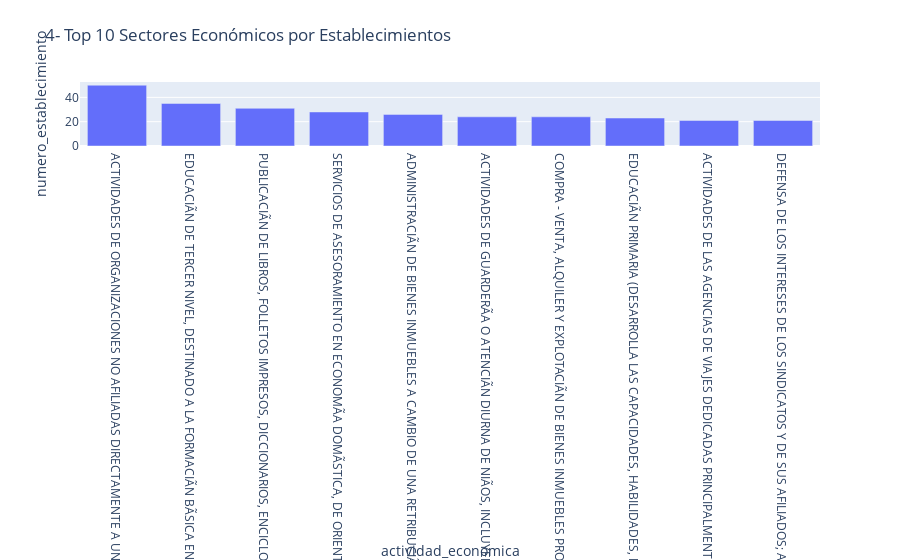

The notebook cell this image was saved under:
### Code cell
#VAMOS CON LAS GRAFICAS.
import plotly.express as px

sectores = df.groupby('actividad_economica')['numero_establecimiento'].sum().nlargest(10).reset_index()

fig = px.bar(sectores, x='actividad_economica', y='numero_establecimiento', 
             title='4- Top 10 Sectores Económicos por Establecimientos')
fig.show()


#Esto cde aquí representan los sectores en la que cada establecimiento
#Inico actividades.

#Un ejemplom hay 31 establecimientos que inicieron sus operaciones en el
#sector de Publicacion de Libros, osea, editoriales.

### Figure 1 — Plotly figure (JSON) as saved in the notebook; plotly's stock layout.template omitted (floating-point values rounded to 4 significant figures)
{"data": [{"alignmentgroup": "True", "hovertemplate": "actividad_economica=%{x}<br>numero_establecimiento=%{y}<extra></extra>", "legendgroup": "", "marker": {"color": "#636efa", "pattern": {"shape": ""}}, "name": "", "offsetgroup": "", "orientation": "v", "showlegend": false, "textposition": "auto", "type": "bar", "x": ["ACTIVIDADES DE ORGANIZACIONES NO AFILIADAS DIRECTAMENTE A UN PARTIDO POLÃTICO QUE PROMUEVEN UNA CAUSA O CUESTIÃN PÃBLICA MEDIANTE CAMPAÃAS DE EDUCACIÃN DEL PÃBLICO, INFLUENCIA POLÃTICA, RECAUDACIÃN DE FONDOS, ETCÃTERA; COMO INICIATIVAS CIUDADANAS Y MOVIMIENTOS DE PROTESTA; ACTIVIDADES DE MOVIMIENTOS AMBIENTALISTAS O ECOLOGISTA; ACTIVIDADES DE ORGANIZACIONES DE APOYO A SERVICIOS COMUNITARIOS Y EDUCATIVOS N.C.P.; ACTIVIDADES DE ORGANIZACIONES PARA LA PROTECCIÃN Y DEL ADELANTO DE GRUPOS ESPECIALES; POR EJEMPLO, GRUPOS ÃTNICOS Y MINORITARIOS Y ACTIVIDADES DE ASOCIACIONES CON FINES PATRIÃTICOS, INCLUIDAS ASOCIACIONES DE VETERANOS DE GUERRA.", "EDUCACIÃN DE TERCER NIVEL, DESTINADO A LA FORMACIÃN BÃSICA EN UNA DISCIPLINA O A LA CAPACITACIÃN PARA EL EJERCICIO DE UNA PROFESIÃN. CORRESPONDEN A ESTE NIVEL EL GRADO DE LICENCIADO Y LOS TÃTULOS PROFESIONALES UNIVERSITARIOS O POLITÃCNICOS, QUE SON EQUIVALENTES, INCLUIDO LAS ACTIVIDADES DE ESCUELAS DE ARTES INTERPRETATIVAS QUE IMPARTEN ENSEÃANZA SUPERIOR.", "PUBLICACIÃN DE LIBROS, FOLLETOS IMPRESOS, DICCIONARIOS, ENCICLOPEDIAS Y SIMILARES, ATLAS, MAPAS Y PLANOS. INCLUYE LA VENTA DE ESPACIOS PUBLICITARIOS.", "SERVICIOS DE ASESORAMIENTO EN ECONOMÃA DOMÃSTICA, DE ORIENTACIÃN MATRIMONIAL Y FAMILIAR, ASESORAMIENTO EN CUESTIONES CREDITICIAS Y DE DEUDA, ACTIVIDADES COMUNITARIAS Y VECINALES Y ACTIVIDADES DE REHABILITACIÃN Y HABILITACIÃN PROFESIONAL PARA PERSONAS DESEMPLEADAS, SIEMPRE QUE EL COMPONENTE DE EDUCACIÃN SEA LIMITADO.", "ADMINISTRACIÃN DE BIENES INMUEBLES A CAMBIO DE UNA RETRIBUCIÃN O POR CONTRATO.", "ACTIVIDADES DE GUARDERÃA O ATENCIÃN DIURNA DE NIÃOS, INCLUYENDO EL CUIDADO DIURNO DE NIÃOS CON DISCAPACIDAD.", "COMPRA - VENTA, ALQUILER Y EXPLOTACIÃN DE BIENES INMUEBLES PROPIOS O ARRENDADOS, COMO: EDIFICIOS DE APARTAMENTOS Y VIVIENDAS; EDIFICIOS NO RESIDENCIALES, INCLUSO SALAS DE EXPOSICIONES; INSTALACIONES PARA ALMACENAJE, CENTROS COMERCIALES Y TERRENOS; INCLUYE EL ALQUILER DE CASAS Y APARTAMENTOS AMUEBLADOS O SIN AMUEBLAR POR PERÃODOS LARGOS, EN GENERAL POR MESES O POR AÃOS.", "EDUCACIÃN PRIMARIA (DESARROLLA LAS CAPACIDADES, HABILIDADES, DESTREZAS Y COMPETENCIAS DE LAS NIÃAS, NIÃOS Y ADOLESCENTES, ESTÃ COMPUESTA POR SIETE AÃOS DE ESTUDIOS, COMPRENDE EL IMPARTIR FORMACIÃN ACADÃMICA Y OTRAS TAREAS RELACIONADAS A LOS ESTUDIANTES DE PRIMERO HASTA SÃPTIMO DE BÃSICA, QUE PROPORCIONAN UNA SÃLIDA EDUCACIÃN PARA LECTURA, ESCRITURA Y MATEMÃTICAS, ASÃ COMO UN NIVEL ELEMENTAL DE COMPRENSIÃN DE DISCIPLINAS COMO: HISTORIA, GEOGRAFÃA, CIENCIAS, ETCÃTERA; PUEDE SER PROVISTA EN SALONES DE CLASES O A TRAVÃS DE RADIO, TELEVISIÃN, INTERNET, CORRESPONDENCIA O EN EL HOGAR, INCLUYE LAS ACTIVIDADES DE ESCUELAS UNIDOCENTES).", "ACTIVIDADES DE LAS AGENCIAS DE VIAJES DEDICADAS PRINCIPALMENTE A VENDER SERVICIOS DE VIAJES, DE VIAJES ORGANIZADOS, DE TRANSPORTE Y DE ALOJAMIENTO, AL POR MAYOR O AL POR MENOR, AL PÃBLICO EN GENERAL Y A CLIENTES COMERCIALES.", "DEFENSA DE LOS INTERESES DE LOS SINDICATOS Y DE SUS AFILIADOS; ACTIVIDADES DE ASOCIACIONES CUYOS AFILIADOS SON EMPLEADOS INTERESADOS PRINCIPALMENTE EN DAR A CONOCER SUS OPINIONES SOBRE LA SITUACIÃN LABORAL Y SALARIAL Y EN TOMAR MEDIDAS CONCERTADAS POR CONDUCTO DE SU ORGANIZACIÃN; ACTIVIDADES DE SINDICATOS DE EMPRESAS, SINDICATOS CON FILIALES Y ORGANIZACIONES SINDICALES INTEGRADAS POR SINDICATOS AFILIADOS Y CONSTITUIDAS EN FUNCIÃN DEL OFICIO DE SUS MIEMBROS O EN FUNCIÃN DE CRITERIOS GEOGRÃFICOS, ESTRUCTURALES O DE OTRA ÃNDOLE."], "xaxis": "x", "y": [50, 35, 31, 28, 26, 24, 24, 23, 21, 21], "yaxis": "y"}], "layout": {"barmode": "relative", "legend": {"tracegroupgap": 0}, "title": {"text": "4- Top 10 Sectores Económicos por Establecimientos"}, "xaxis": {"anchor": "y", "domain": [0, 1], "title": {"text": "actividad_economica"}}, "yaxis": {"anchor": "x", "domain": [0, 1], "title": {"text": "numero_establecimiento"}}}}
